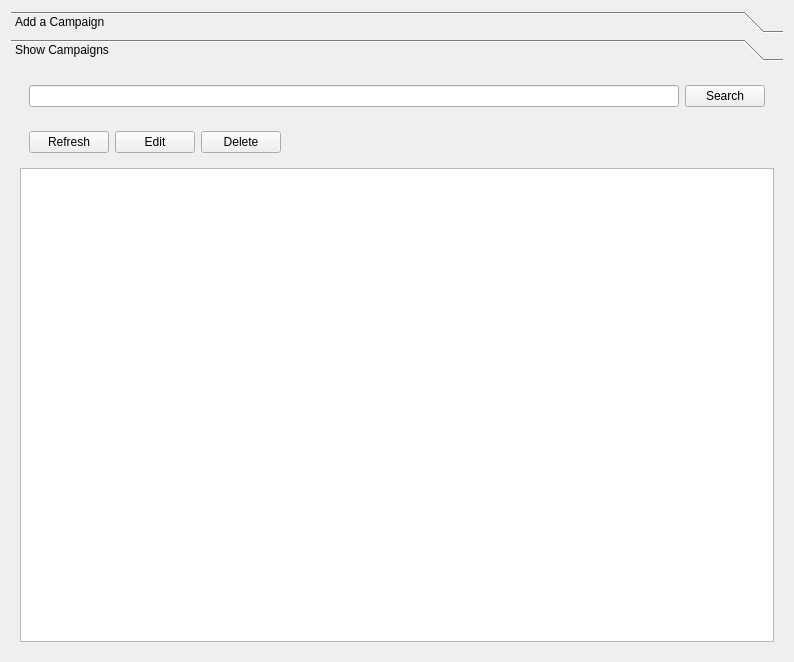
<?xml version="1.0" encoding="UTF-8"?>
<ui version="4.0">
 <class>frmCampaigns</class>
 <widget class="QFrame" name="frmCampaigns">
  <property name="geometry">
   <rect>
    <x>0</x>
    <y>0</y>
    <width>794</width>
    <height>662</height>
   </rect>
  </property>
  <property name="windowTitle">
   <string>Frame</string>
  </property>
  <layout class="QVBoxLayout" name="verticalLayout">
   <item>
    <widget class="QToolBox" name="toolBox">
     <property name="currentIndex">
      <number>1</number>
     </property>
     <widget class="QWidget" name="tbAddACampaign">
      <property name="geometry">
       <rect>
        <x>0</x>
        <y>0</y>
        <width>776</width>
        <height>584</height>
       </rect>
      </property>
      <attribute name="label">
       <string>Add a Campaign</string>
      </attribute>
      <layout class="QVBoxLayout" name="verticalLayout_2">
       <item>
        <widget class="QWidget" name="widget" native="true">
         <layout class="QFormLayout" name="formLayout">
          <item row="0" column="0">
           <widget class="QLabel" name="label">
            <property name="text">
             <string>Caption</string>
            </property>
           </widget>
          </item>
          <item row="0" column="1">
           <widget class="QLineEdit" name="lineEdit"/>
          </item>
          <item row="2" column="0">
           <widget class="QLabel" name="label_2">
            <property name="text">
             <string>Type</string>
            </property>
           </widget>
          </item>
          <item row="2" column="1">
           <widget class="QComboBox" name="comboBox"/>
          </item>
          <item row="4" column="0">
           <widget class="QLabel" name="label_3">
            <property name="text">
             <string>Description</string>
            </property>
           </widget>
          </item>
          <item row="4" column="1">
           <widget class="QTextEdit" name="textEdit"/>
          </item>
          <item row="5" column="1">
           <widget class="QPushButton" name="pushButton_2">
            <property name="text">
             <string>Save</string>
            </property>
           </widget>
          </item>
          <item row="5" column="0">
           <widget class="QPushButton" name="pushButton">
            <property name="text">
             <string>Cancel</string>
            </property>
           </widget>
          </item>
         </layout>
        </widget>
       </item>
       <item>
        <spacer name="verticalSpacer">
         <property name="orientation">
          <enum>Qt::Vertical</enum>
         </property>
         <property name="sizeHint" stdset="0">
          <size>
           <width>20</width>
           <height>233</height>
          </size>
         </property>
        </spacer>
       </item>
      </layout>
     </widget>
     <widget class="QWidget" name="tbShowCampaigns">
      <property name="geometry">
       <rect>
        <x>0</x>
        <y>0</y>
        <width>776</width>
        <height>584</height>
       </rect>
      </property>
      <attribute name="label">
       <string>Show Campaigns</string>
      </attribute>
      <layout class="QVBoxLayout" name="verticalLayout_3">
       <item>
        <widget class="QWidget" name="widget_4" native="true">
         <layout class="QHBoxLayout" name="horizontalLayout_2">
          <item>
           <widget class="QLineEdit" name="lineEdit_3"/>
          </item>
          <item>
           <widget class="QPushButton" name="pushButton_6">
            <property name="text">
             <string>Search</string>
            </property>
           </widget>
          </item>
         </layout>
        </widget>
       </item>
       <item>
        <widget class="QWidget" name="widget_2" native="true">
         <layout class="QHBoxLayout" name="horizontalLayout">
          <item>
           <widget class="QPushButton" name="pushButton_3">
            <property name="text">
             <string>Refresh</string>
            </property>
           </widget>
          </item>
          <item>
           <widget class="QPushButton" name="pushButton_4">
            <property name="text">
             <string>Edit</string>
            </property>
           </widget>
          </item>
          <item>
           <widget class="QPushButton" name="pushButton_5">
            <property name="text">
             <string>Delete</string>
            </property>
           </widget>
          </item>
          <item>
           <spacer name="horizontalSpacer">
            <property name="orientation">
             <enum>Qt::Horizontal</enum>
            </property>
            <property name="sizeHint" stdset="0">
             <size>
              <width>40</width>
              <height>20</height>
             </size>
            </property>
           </spacer>
          </item>
         </layout>
        </widget>
       </item>
       <item>
        <widget class="QTableView" name="tableView"/>
       </item>
      </layout>
     </widget>
    </widget>
   </item>
  </layout>
 </widget>
 <resources/>
 <connections/>
</ui>
